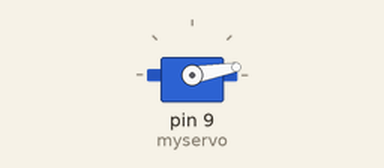
Bench run of a sketch on a simulated Arduino Uno, built with avr-gcc and run on an emulated ATmega328P. Shown: servo.

Above: at 0.1 s.
At 5.1 s:
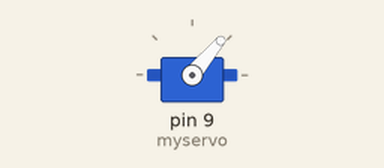
Timing chart, 0 to 6.6 s (numbered marks = the images above):
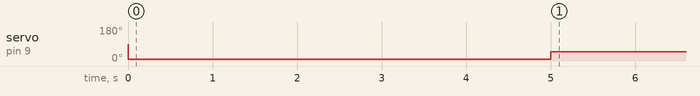

Measured:
- by itself, servo on pin 9 (myservo): 90° → 10° at 0.00 s, → 50° 5.0 s later

The sketch:

test_servo.ino
```cpp
#include <Servo.h>

Servo myservo;  // create servo object to control a servo


void setup() {
  Serial.begin(9600);
  myservo.attach(9);  // attaches the servo on pin 9 to the servo object
  delay(1);
  myservo.write(10);                  // sets the servo position according to the scaled value
  delay(5000);

}
int val  = 0;
void loop() {
myservo.write(50);

//  while(Serial.available() > 0){
//   val  = Serial.parseInt();
//    Serial.println(val);
//    myservo.write(val);
//  }

}
```
